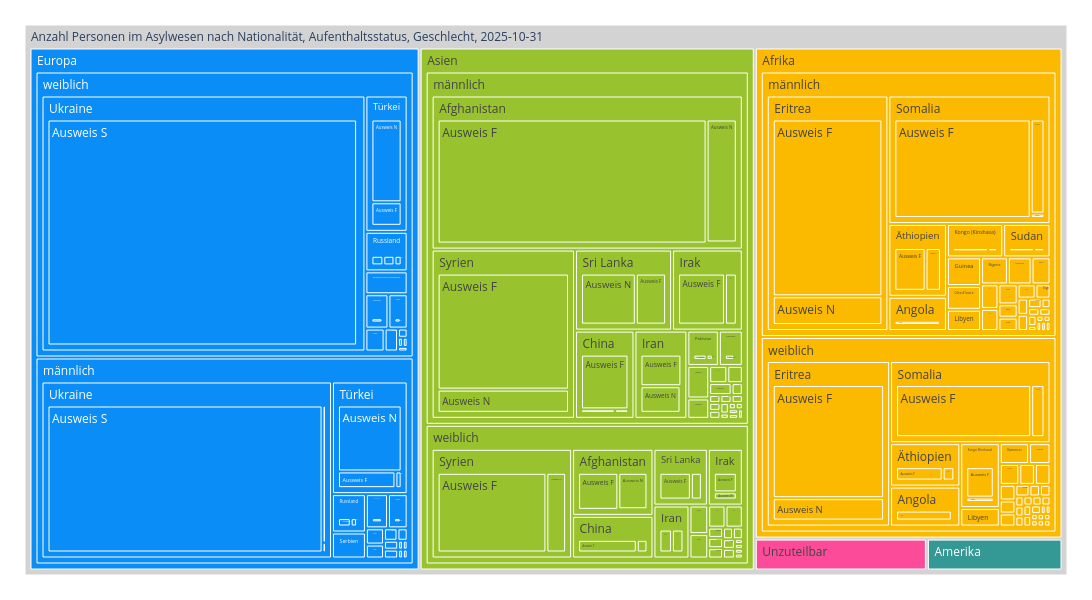

Notebook code cell kept with this figure:
### Code cell
treeMap2 = mypy_dv.plot_px_treemap(
    data=data2betested.loc[[data_min_date,data_max_date]]
    ,levels=['KontinentLang','SexLang','NationHistLang','AufenthaltsstatusLang',]
    ,values="Anzahl"
    ,color="KontinentLang"
    #, color_continuous_scale='Blues'
    ,color_discrete_map=farben_dict_continents
    ,height=600
    ,width=1100               
    #,margin_val_bottom=25
    ,myHeaderTitle=f"Anzahl Personen im Asylwesen nach Nationalität, Aufenthaltsstatus, Geschlecht, {data_max_date.strftime('%Y-%m-%d')}"
)
treeMap2

### Figure 1 — Plotly figure (JSON) as saved in the notebook; plotly's stock layout.template omitted (floating-point values rounded to 4 significant figures; data arrays with more than 128 entries replaced by an {"elided": "..."} marker saying what was removed)
{"data": [{"branchvalues": "total", "customdata": {"elided": "465x1 str values"}, "domain": {"x": [0, 1], "y": [0, 1]}, "hovertemplate": "%{label}<br><br>Anzahl:<br>%{value}<extra></extra>", "ids": {"elided": "465 str values"}, "labels": {"elided": "465 str values"}, "marker": {"colors": {"elided": "465 str values"}}, "name": "", "parents": {"elided": "465 str values"}, "root": {"color": "grey"}, "type": "treemap", "values": {"elided": "465 int values"}}], "layout": {"height": 600, "legend": {"tracegroupgap": 0}, "margin": {"b": 25, "l": 25, "r": 25, "t": 25}, "width": 1100}}
